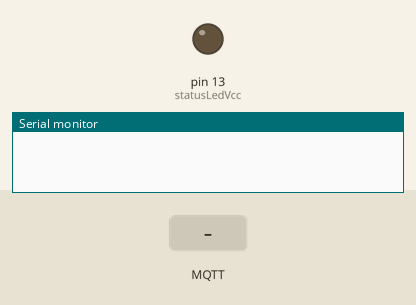
Simulated run of this sketch. Board: Arduino Uno, built for the host (arithmetic inside an expression is 32-bit, double 64-bit). Parts: output pins drawn as LEDs (lit = HIGH), the last lines printed to the serial monitor. Inputs (shaded band) come from the test bench. WiFi joins after 1.5 s; servers stay silent unless stated; no MQTT or app messages arrive unless stated; pins used as bus, display or sensor lines are not drawn.

Above: at 0.1 s.
At 2.7 s:
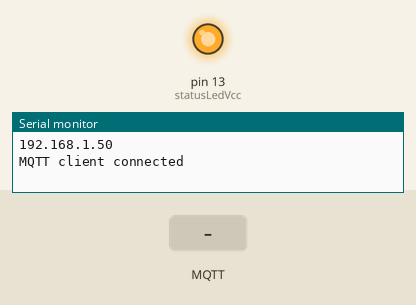
2.8 s: MQTT message "0" arrives on the first subscribed topic
4.3 s: MQTT message "on" arrives on the first subscribed topic
5.8 s: MQTT message "off" arrives on the first subscribed topic
Timing chart, 0 to 8.8 s (numbered marks = the images above; inputs shaded):
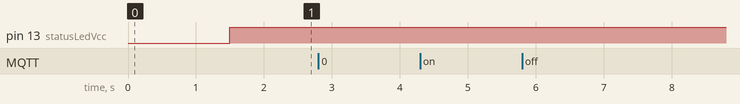

The sketch:

main.ino
```cpp
#include <UIPEthernet.h>
#include <PubSubClient.h>
#include <RCSwitch.h>
#include <SPI.h>
#include "Debouncer.h"
#include "Substring.h"

#define transmitterGnd 8
#define transmitterVcc 9
#define transmitterPin 10
#define receiverInt 1 // receiver on interrupt 1 => that is pin #3
#define receiverVcc 4
#define statusLedVcc 13
#define CLIENT_ID "433MHzGateway"
#define rxTopic "/uhf-433/rx/"
#define txTopic "/uhf-433/tx/+"

byte mac[6] = {0xAE, 0xB2, 0x26, 0xE4, 0x4A, 0x5C};

void rxCallback(const char*);
void txCallback(char*, byte*, unsigned int);
void(*resetFunc) (void) = 0;

Debouncer debouncer = Debouncer(rxCallback, 1000);
RCSwitch transceiver = RCSwitch();
EthernetClient ethClient;
PubSubClient mqttClient;
IPAddress mqttServer(192, 168,  1, 110);

void setup() {
  Serial.begin(9600);
  // configure 433mHz transceiver
  pinMode(receiverVcc, OUTPUT);
  pinMode(transmitterGnd, OUTPUT);
  pinMode(transmitterVcc, OUTPUT);
  digitalWrite(transmitterGnd, LOW);
  digitalWrite(transmitterVcc, LOW);
  digitalWrite(receiverVcc, HIGH);
  transceiver.enableReceive(receiverInt);
  transceiver.enableTransmit(transmitterPin);
  // setup connection status led
  pinMode(statusLedVcc, OUTPUT);
  digitalWrite(statusLedVcc, LOW);
  // setup ethernet communication using DHCP
  if(Ethernet.begin(mac) == 0) {
    Serial.println(F("Ethernet configuration using DHCP failed"));
    Serial.println(F("restarting..."));
    resetFunc();
  }
  mqttClient.setClient(ethClient);
  mqttClient.setServer(mqttServer,1883);
  mqttClient.setCallback(txCallback);
  Serial.println(Ethernet.localIP());
}

void loop() {
  if (!mqttClient.connected()) {
    reconnect();
    Serial.println(F("MQTT client connected"));
  }
  if (transceiver.available()) {
    debouncer.click(transceiver.getReceivedValue());
    transceiver.resetAvailable();
  }
  mqttClient.loop();
}

void reconnect() {
  digitalWrite(statusLedVcc, LOW);
  // Loop until we're reconnected
  for (int n=0;!mqttClient.connected()&&n<10;n++) {
    // will blink until the connection is established
    digitalWrite(statusLedVcc, HIGH);
    // Attempt to connect (takes ~500ms)
    if (mqttClient.connect(CLIENT_ID)) {
      // subscribe to transmitter topic
      mqttClient.subscribe(txTopic);
      return;
    }
    // blink while connecting
    digitalWrite(statusLedVcc, LOW);
    delay(500);
  }
  resetFunc();
}

void rxCallback(const char* id) {
  char topic[32];
  sprintf(topic, "%s%s", rxTopic, id);
  Serial.print(F("Send data to topic:"));
  Serial.println(topic);
  if (!mqttClient.publish(topic, "TRIG")) {
     Serial.println(F("Failed to publish"));
  }
}

void txCallback(char* topic, byte* payload, unsigned int length) {
  Serial.print("Message arrived [");
  Serial.print(topic);
  Serial.print("] ");
  for (int i=0;i<length;i++) {
    Serial.print((char)payload[i]);
  }
  Serial.println();
  Substring substring = Substring(strlen(txTopic) - 1, strlen(topic));
  uint32_t value = to_uint32_t(substring.extract(topic));
  // switch off the receiver and enable transmitter
  digitalWrite(receiverVcc, LOW);
  digitalWrite(transmitterVcc, HIGH);
  // send the value obtained from topic name
  transceiver.send(value, 24);
  // switch off the transmitter and enable receiver
  digitalWrite(transmitterVcc, LOW);
  digitalWrite(receiverVcc, HIGH);
}

uint32_t to_uint32_t(char* str){
    uint32_t res = 0;
    for (int i = 0; str[i] != '\0'; ++i)
        res = res*10 + str[i] - '0';
    return res;
}
```

Debouncer.cpp
```cpp
#include <Arduino.h>
#include "Debouncer.h"

Debouncer::Debouncer(RX_CALLBACK_SIGNATURE, uint16_t interval = DEFAULT_DEBOUNCE_INTERVAL) {
  this->last_ts  = millis();
  this->callback = callback;
  this->interval = interval;
}

Debouncer::~Debouncer() {}

Debouncer& Debouncer::setCallback(RX_CALLBACK_SIGNATURE) {
    this->callback = callback;
    return *this;
}

Debouncer& Debouncer::setInterval(uint16_t interval) {
    this->interval = interval;
    return *this;
}

void Debouncer::click(const unsigned long id) {
  if (this->last_id != id) {
    return this->_click(id);
  }

  if ((millis() - this->last_ts) > this->interval) {
    return this->_click(id);
  }
}

void Debouncer::_click(const uint32_t id) {
  this->last_id = id;
  this->last_ts = millis();

  const unsigned int BUFFER_LENGTH = 16;
  static char str_id[BUFFER_LENGTH];
  sprintf(str_id, "%lu", id);

  if (callback) {
    return callback(str_id);
  }

  Serial.println("no callback");
}
```

Debouncer.h
```cpp
#include <Arduino.h>

#define RX_CALLBACK_SIGNATURE void (*callback)(char*)
#define DEFAULT_DEBOUNCE_INTERVAL 500

#pragma pack(push, 1)
class Debouncer {
  public:
    Debouncer(RX_CALLBACK_SIGNATURE, uint16_t interval = DEFAULT_DEBOUNCE_INTERVAL);
    Debouncer(RX_CALLBACK_SIGNATURE);

    ~Debouncer();

    Debouncer& setCallback(RX_CALLBACK_SIGNATURE);
    Debouncer& setInterval(uint16_t timeout);

    void click(const unsigned long);

  private:
    uint32_t last_id = 0;
    uint32_t last_ts = 0;
    uint16_t interval;
    RX_CALLBACK_SIGNATURE;

    void _click(const uint32_t id);
};
#pragma pack(pop)
```

Substring.cpp
```cpp
#include <Arduino.h>
#include "Substring.h"

Substring::Substring(int start, int end) {
  this->total = end - start + 1;
  this->start = start;
  this->buffer = malloc(sizeof(char) * (this->total + 1));
  this->buffer[this->total] = '\0';
}

Substring::~Substring() {
  free(this->buffer);
}

char* Substring::extract(char* src) {
  strncpy(this->buffer, src + this->start, this->total);

  return this->buffer;
}
```

Substring.h
```cpp
#pragma pack(push, 1)
class Substring {
  public:
    Substring(int start, int end);

    ~Substring();

    char* extract(char* src);

  private:
    char* buffer;
    int   start;
    int   total;
};
#pragma pack(pop)
```
